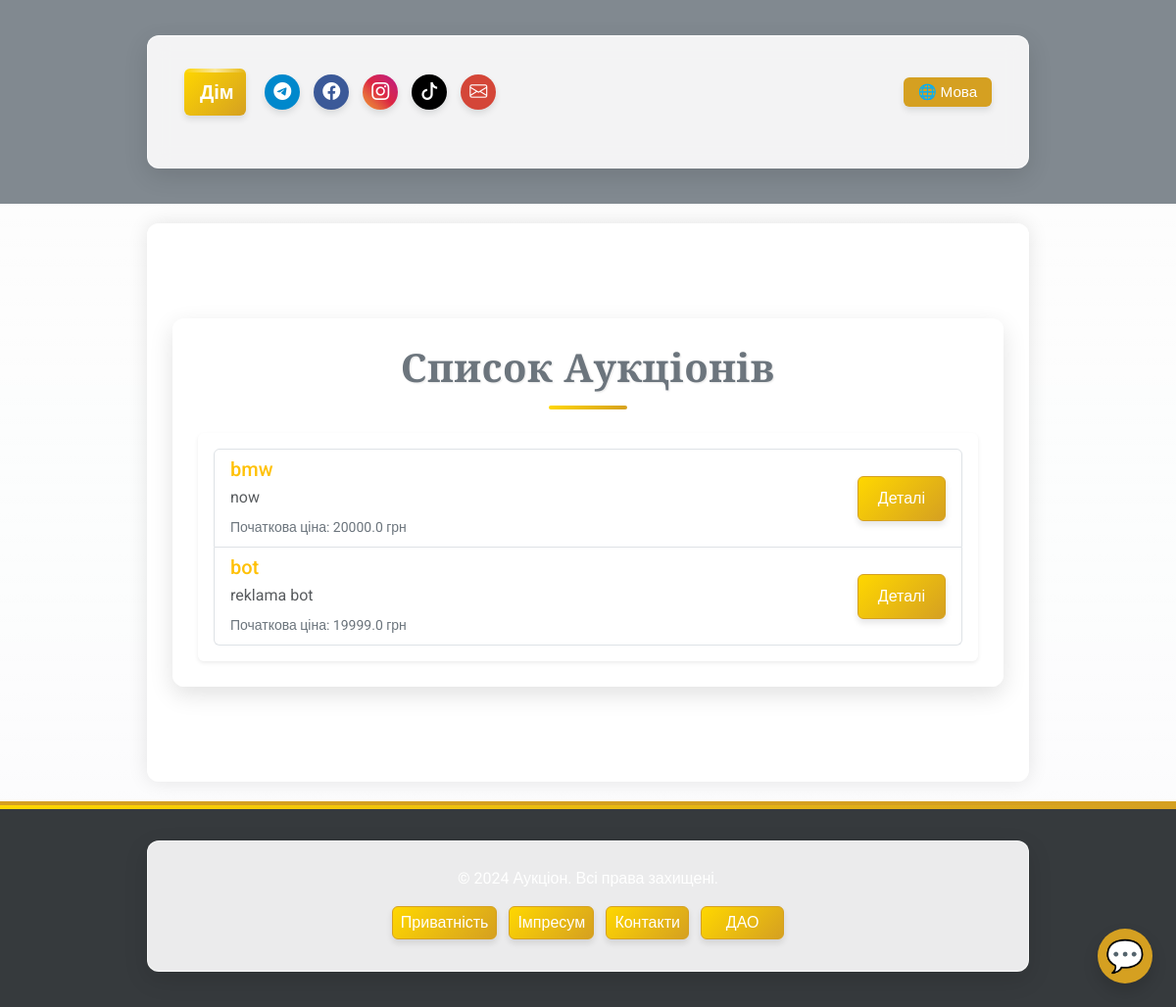
Before: /auction/list with the older database file.
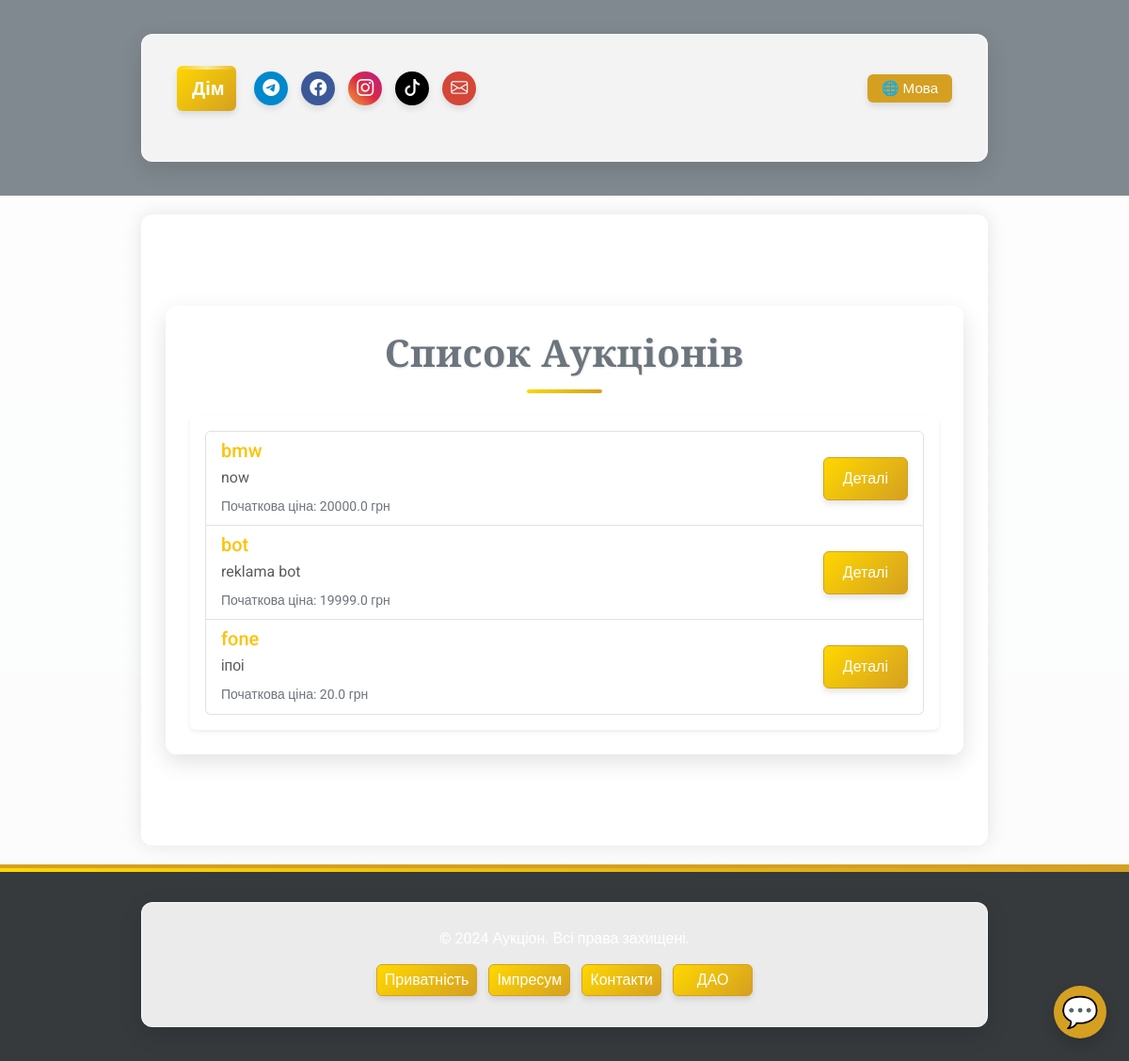
After: the same page with the newer database file.
### app/models/auction.py (models this page shows, shortened)
class Auction(db.Model):
    __tablename__ = 'auctions'
    id = db.Column(db.Integer, primary_key=True)
    title = db.Column(db.String(255), nullable=False)
    description = db.Column(db.Text, nullable=False)
    starting_price = db.Column(db.Float, nullable=False)
    current_price = db.Column(db.Float, nullable=False)
    seller_id = db.Column(db.Integer, db.ForeignKey('users.id'), nullable=False)
    total_participants = db.Column(db.Integer, default=0, nullable=False)
    is_active = db.Column(db.Boolean, default=True, nullable=False)
    winner_id = db.Column(db.Integer, db.ForeignKey('users.id'), nullable=True)
    total_earnings = db.Column(db.Float, default=0.0, nullable=False)
    created_at = db.Column(db.DateTime, default=db.func.now(), nullable=False)
    updated_at = db.Column(db.DateTime, default=db.func.now(), onupdate=db.func.now(), nullable=False)
    photos = db.Column(JSON, default=list)  # Поле для зберігання шляхів до фото у форматі JSON
    is_confirmed = db.Column(db.Boolean, default=False, nullable=False)  # Чи підтверджено отримання товару
    main_photo_idx = db.Column(db.Integer, default=0)  # Індекс головного фото
    participants = relationship(
        'AuctionParticipant', back_populates='auction', cascade='all, delete-orphan', lazy='dynamic'
    )

### app/routes/auction_routes.py (the view)
@auction_bp.route('/list', methods=['GET'])
def auction_list():
    lang = session.get('lang', 'ua')
    auctions = Auction.query.filter_by(is_active=True).all()
    if lang == 'en':
        return render_template('auctions/auction_list_en.html', auctions=auctions, lang=lang, ui_text=ui_text)
    elif lang == 'de':
        return render_template('auctions/auction_list_de.html', auctions=auctions, lang=lang, ui_text=ui_text)
    return render_template('auctions/auction_list.html', auctions=auctions, lang=lang, ui_text=ui_text)

### app/utils/i18n_ui.py (called while the page is built)
def ui_text(key, lang):
    return ui_translations.get(key, {}).get(lang, ui_translations.get(key, {}).get('ua', key))

### app/templates/auctions/auction_list.html (shortened to what this page needs)
{% extends "base.html" %}
{% block content %}
<div class="container my-5">
    <div class="text-center mb-4">
        <h1 class="text-secondary fw-bold">Список Аукціонів</h1>
    </div>
    <div class="card shadow-sm border-0">
        <div class="card-body">
            {% if auctions %}
            <ul class="list-group">
                {% for auction in auctions %}
                <li class="list-group-item d-flex justify-content-between align-items-center">
                    <div>
                        <h5 class="mb-1 text-warning">{{ auction.title }}</h5>
                        <p class="mb-1 text-muted">{{ auction.description }}</p>
                        <small class="text-secondary">Початкова ціна: {{ auction.starting_price }} грн</small>
                    </div>
                    <a href="/auction/{{ auction.id }}" class="btn btn-outline-warning btn-sm">Деталі</a>
                </li>
                {% endfor %}
            </ul>
            {% else %}
            <div class="alert alert-info text-center">
                На даний момент немає активних аукціонів.
            </div>
            {% endif %}
        </div>
    </div>
</div>
{% endblock %}

Changed rows visible on the page:
added Auction: title "fone", description "іпоі", starting_price "20.0"
